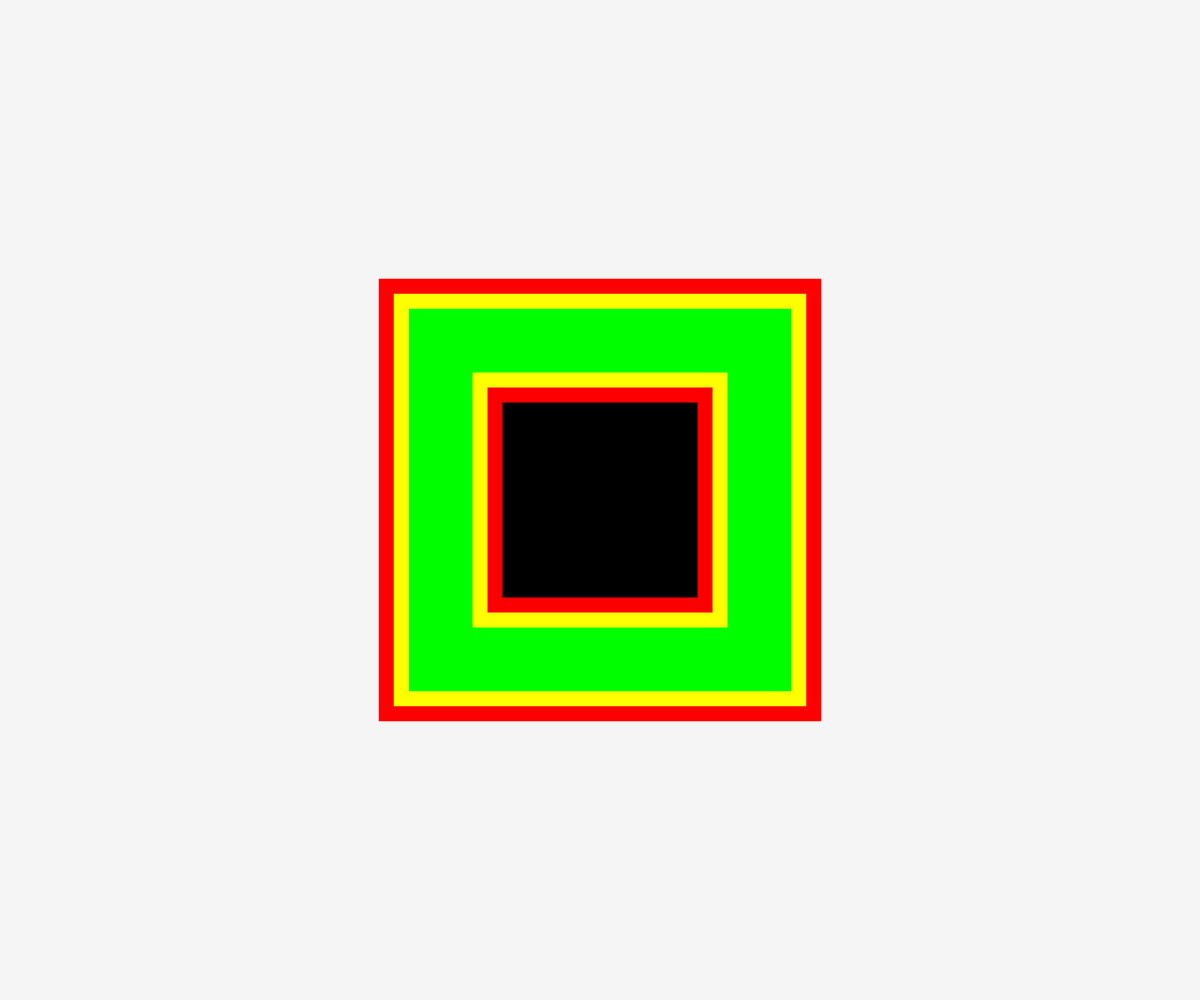
Frame 1 (no input)
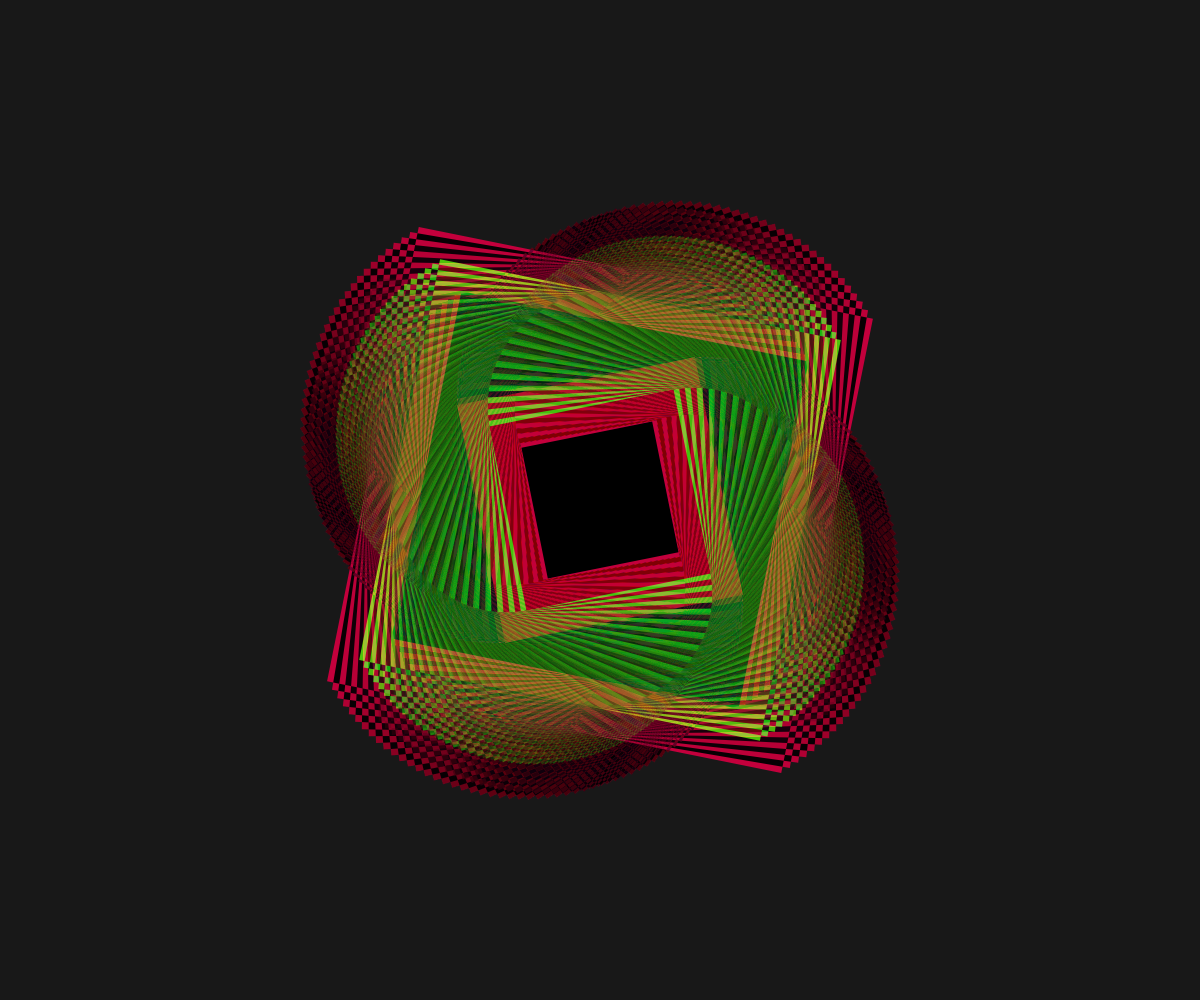
Frame 60 (no input)
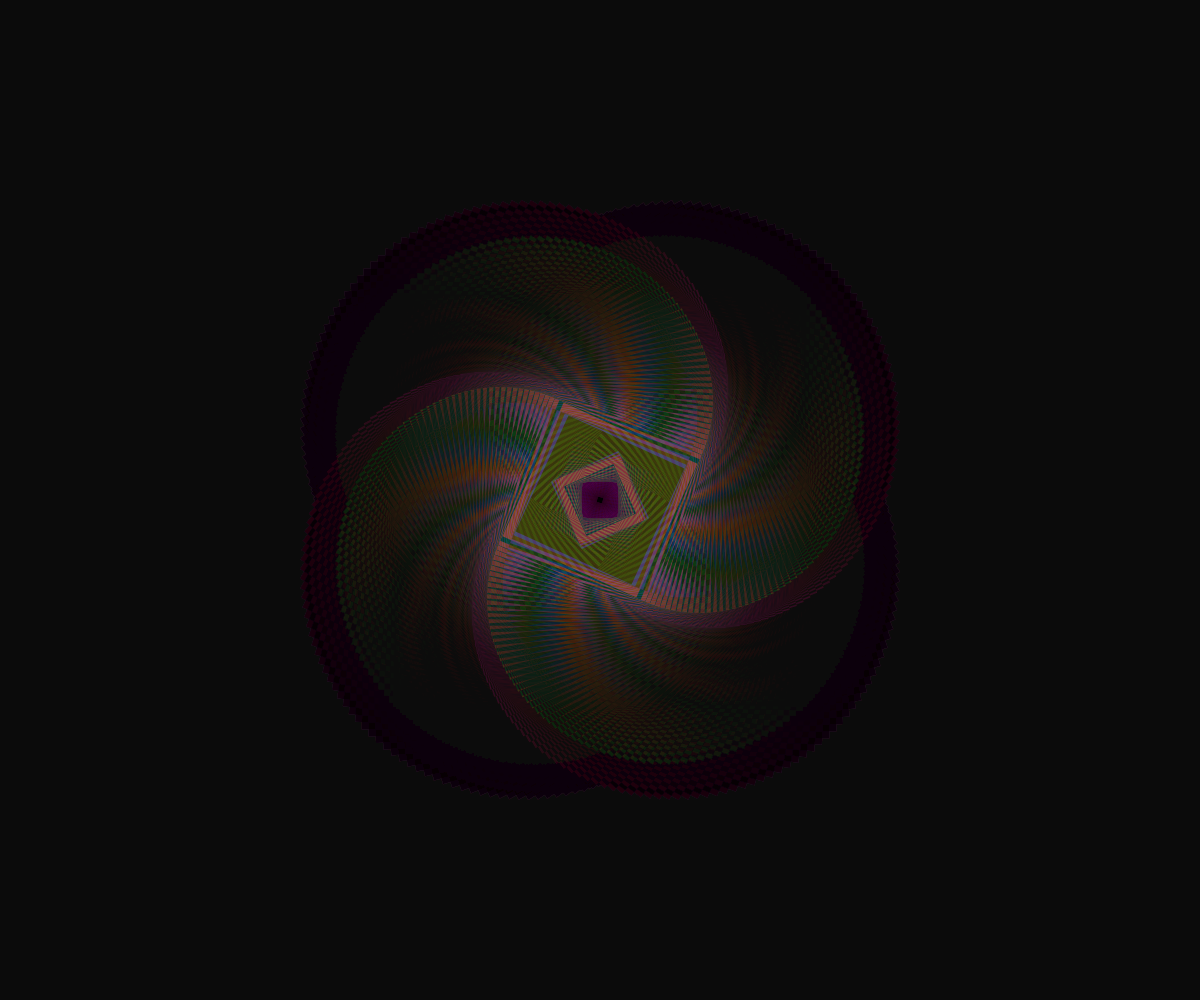
Frame 120 (the mouse pressed at the canvas centre since frame 60)

The p5.js sketch that drew these frames (run headless with seeded random() and noise() and a simulated clock; from frame 60 on, the mouse is pressed at the canvas centre):

// p5.js sketch
// ── sketch.js
let angle = 0;
let cval = 0;
let direction = 1;

function setup() {
  createCanvas(windowWidth, windowHeight);
}

function windowResized() {
  resizeCanvas(windowWidth, windowHeight);
}

function draw() {
  blendMode(BLEND);
  background(0, 10);
  blendMode(DIFFERENCE);

  let c1 = color(cval, 0, 255 - cval);
  let c2 = color(255 - cval, 0, cval);

  // Update color over time
  // Update cval smoothly between 0 and 255

  cval += direction;
  if (cval >= 255 || cval <= 0) {
    direction *= -1; // Reverse direction when hitting limits
  }

  let minDimension = min(width, height);
  let spacing = minDimension / 8;
  let x = width / 2;
  let y = height / 2;
  let amount1 = sin(angle) / 2 + 0.6;
  let amount2 = cos(angle) / 2 + 0.6;

  let thickness = (minDimension / 20) * amount1;
  strokeWeight(thickness);

  push();
  stroke(255 - cval, 0, cval);
  fill(cval, 255 - cval, 0);
  translate(x, y); // rotate about center of canvas
  rectMode(CENTER); // rotate square around its center point
  rotate(angle); // clockwise
  rect(0, 0, spacing * 3 * amount1, spacing * 3 * amount1);
  pop();

  push();
  translate(x, y); // rotate about center of canvas
  rectMode(CENTER);
  stroke(255 - cval, 0, cval);
  fill(cval, 255 - cval, 0);
  // stroke(cval, 0, 255 - cval);
  // fill(255 - cval, 0, cval);
  rotate(-angle); // counterclockwise
  rect(0, 0, spacing * 3 * amount2, spacing * 3 * amount2);
  pop();

  angle += 0.03; // set speed of rotation
}
